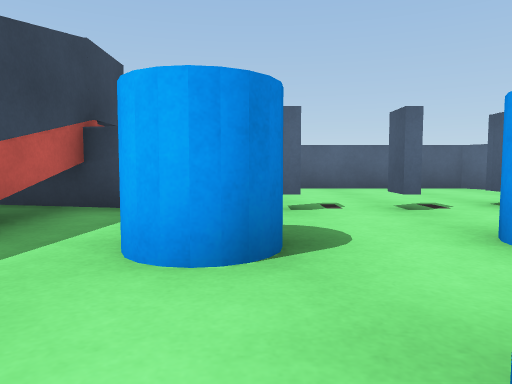
view 1 (above)

15 first-person views from a walk through a Unity game level. The camera is 0.51 m above the floor, tilts 4° down and sees 70° across. The floor is counted in squares, 1 m on a side. Each view is taken from the middle of a square. On the plan, view 1 faces up. The plan holds only what a view shows up to about 9 squares ahead; the rest is blank.

view 2
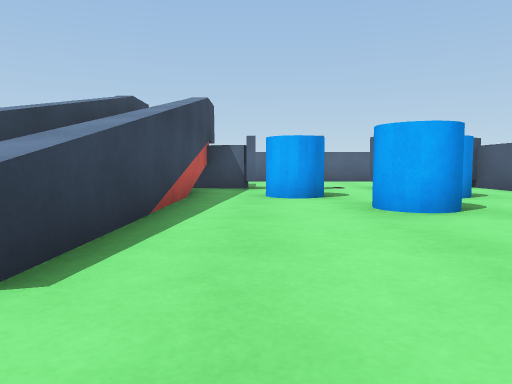

view 3
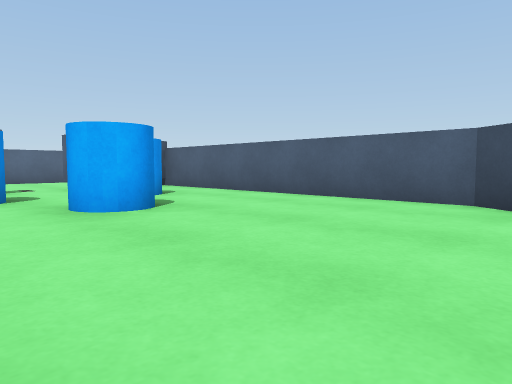

view 4
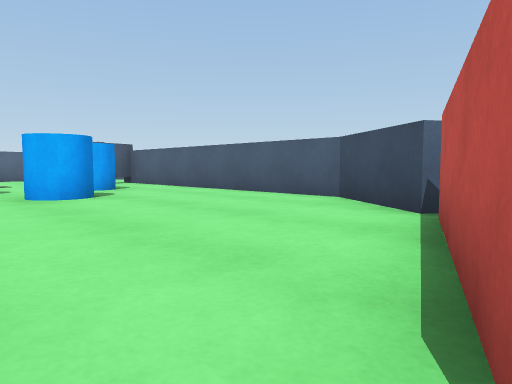

view 5
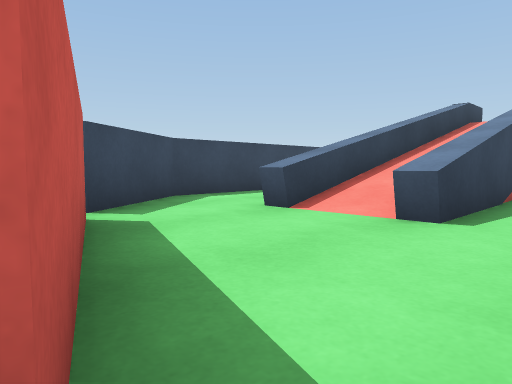

view 6
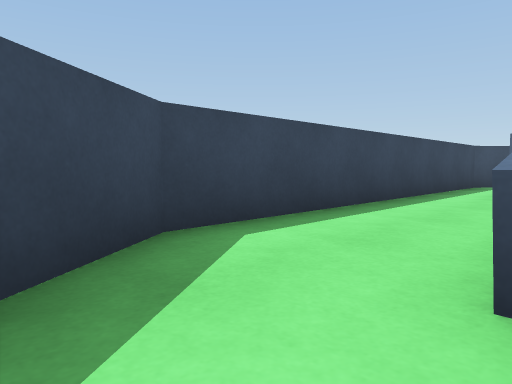

view 7
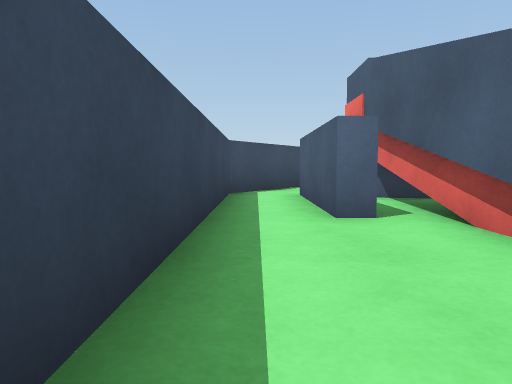

view 8
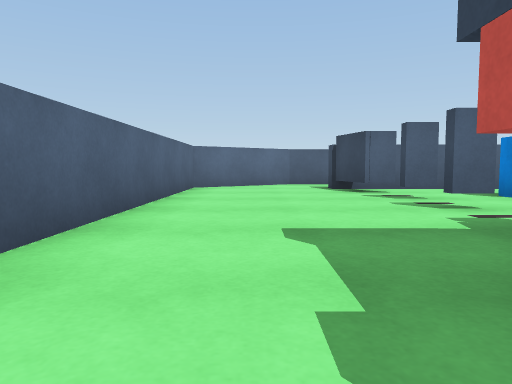

view 9
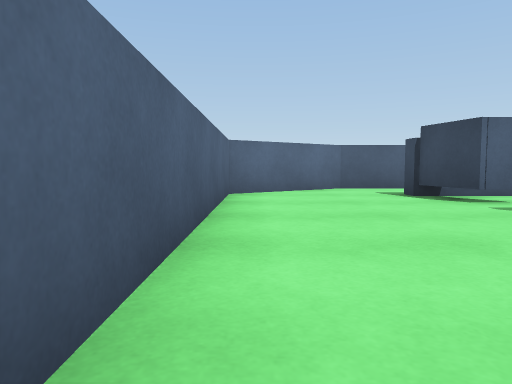

view 10
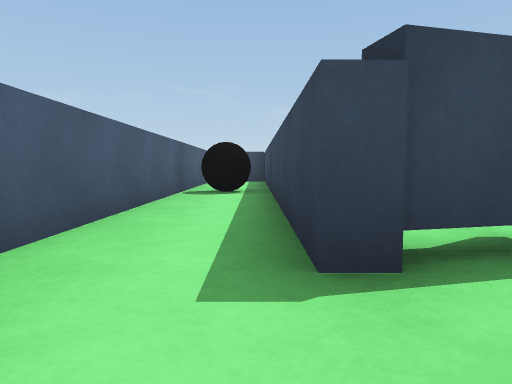

view 11
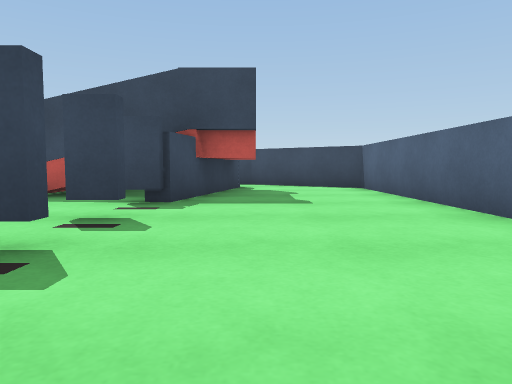

view 12
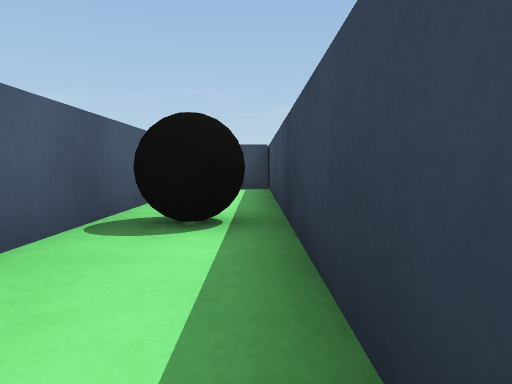

view 13
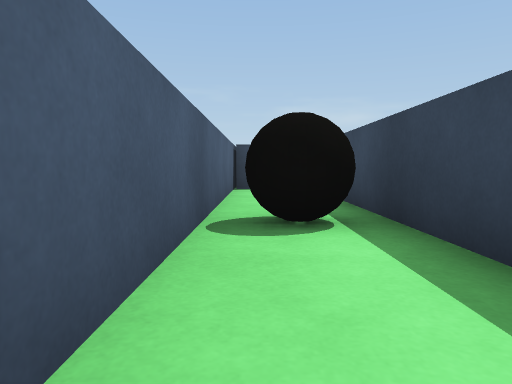

view 14
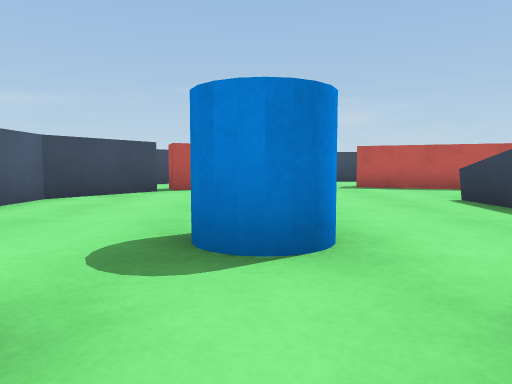

view 15
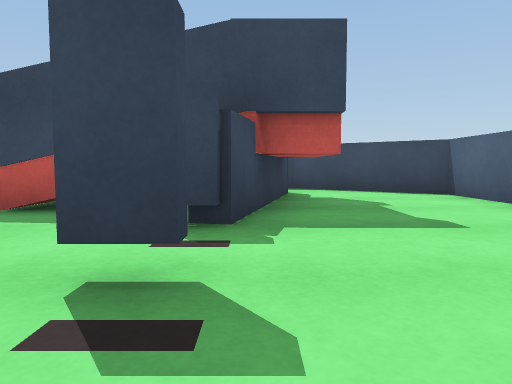

### Floor plan
Key: @ floor where view 1 was taken; # wall or solid block; x gap in a wall; . floor; / step, stairs or slope; ^ raised ledge; B block; C blue cylinder; R red block; O other object.
Columns run from 7 left of view 1 to 7 right of it. Each row starts with its distance up from view 1.
  9   ###########
  8  ##.........##
  7 ##...........##
  6 #..RO.........#
  5 #.#BxB....BB..#
  4 #.#^ ^##...#..#
  3 #.## ^CC.C.#..#
  2 #..#/^CC.C.#..#
  1 #..#/^..C..##.#
  0 #..^/^.@C...OO#
 -1 #..^/^......#O#
 -2 #..^/^......#.#
 -3 ##.........##.#
 -4  ##.......###.#
 -5   ###....## ###
 -6     ##.###.  #

Where each view was taken, in squares from view 1:
view 1: 0 up, 0 right, facing up
view 2: 4 down, 1 left, facing up
view 3: 4 down, 1 left, facing up-right
view 4: 6 down, 1 left, facing up-right
view 5: 6 down, 1 left, facing up-left
view 6: 4 down, 4 left, facing up-left
view 7: 1 down, 6 left, facing up
view 8: 7 up, 4 left, facing right
view 9: 8 up, 2 left, facing right
view 10: 7 up, 5 right, facing down
view 11: 6 up, 4 right, facing left
view 12: 3 up, 5 right, facing down
view 13: 3 up, 6 right, facing down
view 14: 3 up, 1 right, facing down
view 15: 5 up, 2 right, facing left
